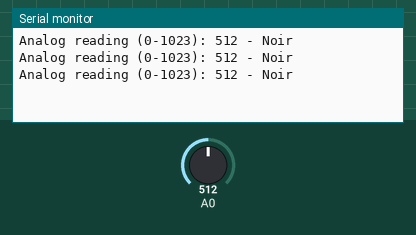
Simulated run of this sketch. Board: Arduino Uno, built with avr-gcc and run on an emulated ATmega328P. On the bench: the last lines printed to the serial monitor. The test bench sets the inputs (shaded band); at power-on: A0 = 512.

Above: at 1.3 s.
1.4 s: A0 set to 490
At 1.9 s:
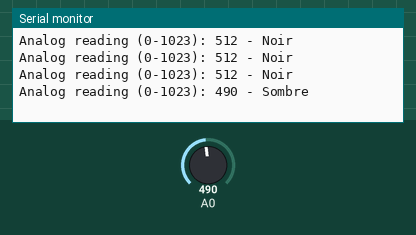
3.5 s: A0 set to 190
At 3.9 s:
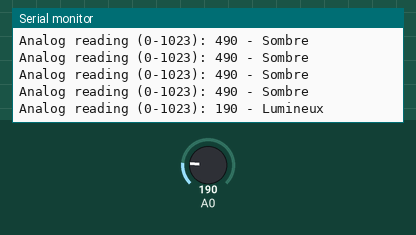
5.5 s: A0 set to 20
At 5.9 s:
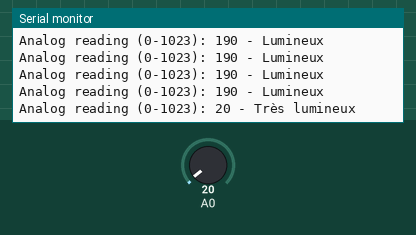
7.5 s: A0 set to 810
At 7.9 s:
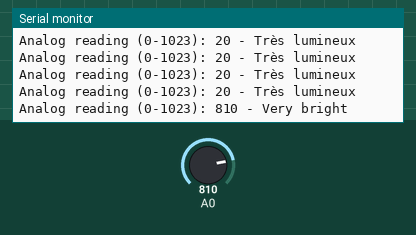

Measured:
- after the input at 1.4 s, the serial monitor: prints a new line after 0.10 s (image 1)
- after the input at 3.5 s, the serial monitor: prints a new line at once (image 2)
- after the input at 5.5 s, the serial monitor: prints a new line at once (image 3)
- after the input at 7.5 s, the serial monitor: prints a new line at once (image 4)

The sketch:

light_sensor.ino
```cpp
void setup() {
  // Setup serial communication at baudrate 9600 for reading the light sensor
  Serial.begin(9600);
}

void loop() {
  // reads the input on analog pin A0
  int lightValue = analogRead(A0);

  // Print out the values to read in the Serial Monitor
  Serial.print("Analog reading (0-1023): ");
  Serial.print(lightValue);

  // Use the value to determine how dark it is
  // (Try tweaking these to make it more accurate)
  if (lightValue < 30) {
    Serial.println(" - Très lumineux");
  } else if (lightValue < 200) {
    Serial.println(" - Lumineux");
  } else if (lightValue < 500) {
    Serial.println(" - Sombre");
  } else if (lightValue < 800) {
    Serial.println(" - Noir");
  } else {
    Serial.println(" - Very bright");
  }

  delay(500);
}
```
